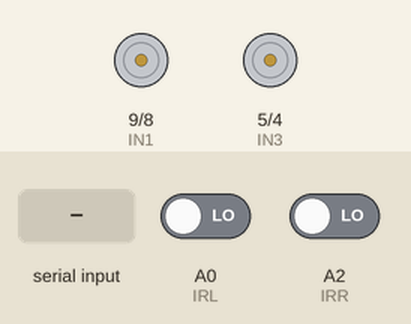
A sketch run on a simulated Arduino Uno, built with avr-gcc and run on an emulated ATmega328P. Parts: motor-driver pin pairs drawn as motors (green arrow = first pin HIGH = forward, orange = second pin HIGH = backward, longer = more drive, scaled by the enable pin). Inputs (shaded band) come from the test bench; at power-on: A2 (IRR) LOW, A0 (IRL) LOW. What the sketch prints to the serial monitor is not drawn.

Above: at 1.2 s.
1.3 s: "IR0\n" received over Serial
2.8 s: A2 (IRR) driven HIGH
At 3.3 s:
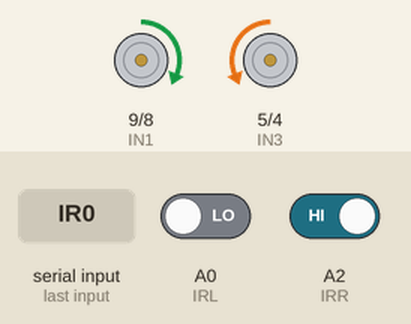
4.3 s: "F0\n" received over Serial
At 4.6 s:
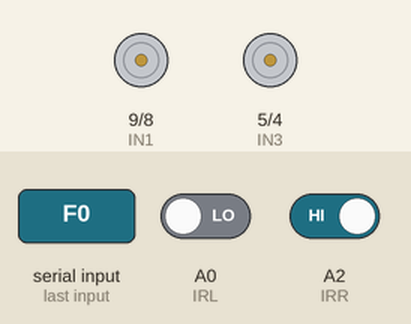
5.8 s: "B0\n" received over Serial
7.3 s: "R0\n" received over Serial
8.8 s: "L0\n" received over Serial
Timing chart, 0 to 11.3 s (numbered marks = the images above; inputs shaded):
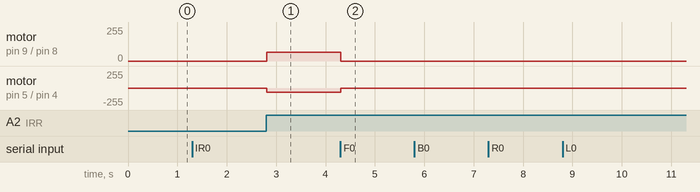

The sketch:

arduino-bluetooth-line-following-robot.ino
```cpp
#define IRL A0 //output 2
#define IRR A2 //output 4
#define IN1 9
#define IN2 8
#define IN3 5
#define IN4 4
#define ENB 3
#define ENA 11
String x;
bool R, L;
int speed = 0;
void setup() {
  // put your setup code here, to run once:
  Serial.begin(9600); // initialize serial communication with baud rate 9600 bit/s
  Serial.setTimeout(100);
  pinMode(IRL, INPUT);
  pinMode(IRR, INPUT);
  pinMode(IN1, OUTPUT);
  pinMode(IN2, OUTPUT);
  pinMode(IN3, OUTPUT);
  pinMode(IN4, OUTPUT);
  pinMode(ENB, OUTPUT);
  pinMode(ENA, OUTPUT);
}

void loop() {
  // put your main code here, to run repeatedly:
  if (Serial.available()) { // if arduino received data through RX pin
    x = Serial.readStringUntil('\n'); // then read the data
    Serial.println(x);
  }
  if (x == "IR0") // line follower mode
  {
    analogWrite(ENA, 65);
    analogWrite(ENB, 65);
    R = digitalRead (IRR);
    L = digitalRead (IRL);
    Serial.println(R);
    // Serial.println(L);
    if (L == 1 && R == 1)
    {
      forward();
    }
    else if (L == 1 && R == 0)
    {
      right();
    }
    else if (L == 0 && R == 1)
    {
      left();
    }
  }
  else // controller mode (bluetooth module)
  {
    // forward
    if (x == "F0")
    {
      forward();
    }
    // backward
    if (x == "B0") {
      backward();
    }
    // right
    if (x == "R0") {
      right();
    }
    // left
    if (x == "L0") {
      left();
    }
    // stop
    if (x == "S0") {
      stop();
    }
    // Increment speed
    if (x == "I0") {
      speed += 50;
      if (speed > 250) {
        speed = 250;
      }
    }
    // Decrement speed
    if (x == "D0") {
      speed -= 50;
      if (speed < 0) {
        speed = 0;
      }
    }
    x = "A";
    analogWrite(ENA, speed);
    analogWrite(ENB, speed);
    Serial.println(speed);
  }

}
void forward ()
{
  digitalWrite(IN1, HIGH);
  digitalWrite(IN2, LOW);
  digitalWrite(IN3, HIGH);
  digitalWrite(IN4, LOW);
}
void right()
{
  digitalWrite(IN1, LOW);
  digitalWrite(IN2, HIGH);
  digitalWrite(IN3, HIGH);
  digitalWrite(IN4, LOW);
}
void left()
{
  digitalWrite(IN1, HIGH);
  digitalWrite(IN2, LOW);
  digitalWrite(IN3, LOW);
  digitalWrite(IN4, HIGH);
}
void backward()
{
  digitalWrite(IN1, LOW);
  digitalWrite(IN2, HIGH);
  digitalWrite(IN3, LOW);
  digitalWrite(IN4, HIGH);
}
void stop()
{
  digitalWrite(IN1, LOW);
  digitalWrite(IN2, LOW);
  digitalWrite(IN3, LOW);
  digitalWrite(IN4, LOW);
}
```

Measured:
- after the input at 2.8 s, motor on pin 9 (IN1) / pin 8 (IN2): stopped → forward 65/255 at once; motor on pin 5 (IN3) / pin 4 (IN4): stopped → backward 65/255 at once
- after the input at 4.3 s, motor on pin 9 (IN1) / pin 8 (IN2): forward 65/255 → stopped at once; motor on pin 5 (IN3) / pin 4 (IN4): backward 65/255 → stopped at once
